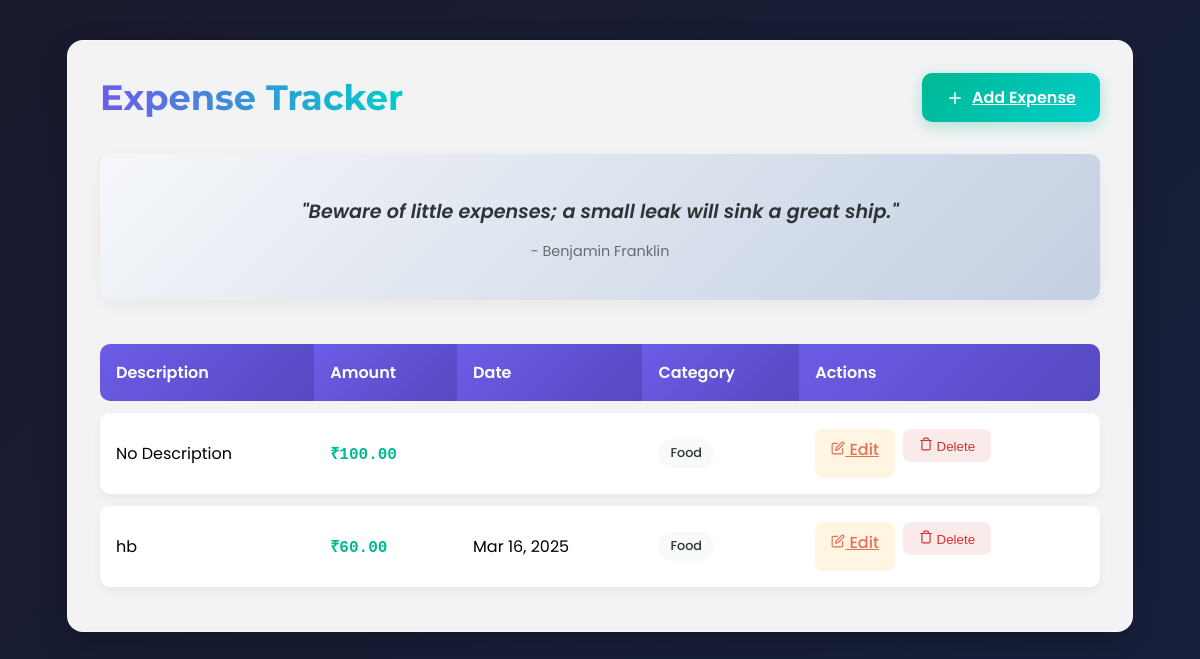
Page /expenses/list/ on the earlier database version.
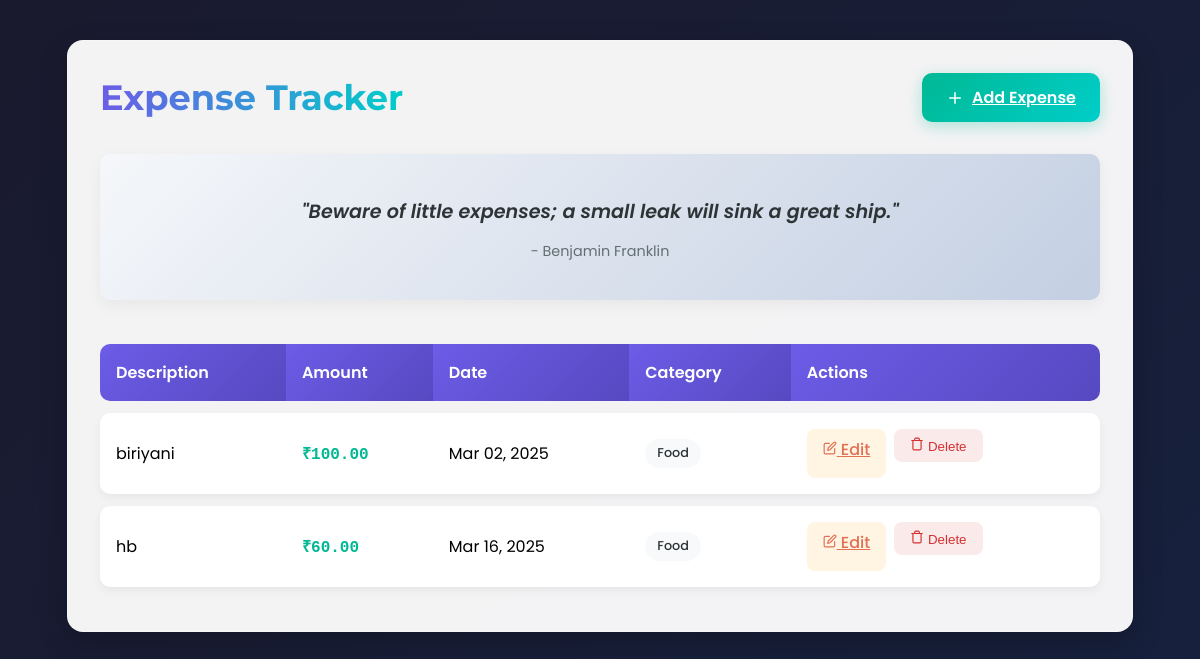
Same page on the later database version.
### expenses/models.py (models this page shows, shortened)
class Expense(models.Model):
    CATEGORY_CHOICES = [
        ('Food', 'Food'),
        ('Transport', 'Transport'),
        ('Shopping', 'Shopping'),
        ('Rent', 'Rent'),
        ('Other', 'Other'),
    ]
    user = models.ForeignKey(settings.AUTH_USER_MODEL, on_delete=models.CASCADE, null=True, blank=True)  # Added field
    amount = models.DecimalField(max_digits=10, decimal_places=2)
    category = models.CharField(max_length=50, choices=CATEGORY_CHOICES)
    date = models.DateField(default=timezone.now)
    description = models.TextField(blank=True, null=True)

### expenses/views.py (the view)
# urls.py: path("list/", ExpenseListView.as_view(), name="list"),
class ExpenseListView(ListView):
    model = Expense
    template_name = 'expenses/list.html'
    context_object_name = 'expenses'

### expenses/templates/expenses/list.html (shortened to what this page needs)
{% block content %}
<div class="expense-container">
    <div class="header-section">
        <h1 class="page-title">Expense Tracker</h1>
        <a href="{% url 'add_expense' %}" class="add-btn">
            <svg xmlns="http://www.w3.org/2000/svg" width="18" height="18" viewBox="0 0 24 24" fill="none" stroke="currentColor" stroke-width="2" stroke-linecap="round" stroke-linejoin="round">
                <line x1="12" y1="5" x2="12" y2="19"></line>
                <line x1="5" y1="12" x2="19" y2="12"></line>
            </svg>
            Add Expense
        </a>
    </div>
    <div class="motivation-card">
        <p class="motivation-quote">"Beware of little expenses; a small leak will sink a great ship."</p>
        <p class="motivation-author">- Benjamin Franklin</p>
    </div>
    {% if expenses %}
        <div class="table-responsive">
            <table class="expense-table">
                <thead>
                    <tr>
                        <th>Description</th>
                        <th>Amount</th>
                        <th>Date</th>
                        <th>Category</th>
                        <th>Actions</th>
                    </tr>
                </thead>
                <tbody>
                    {% for expense in expenses %}
                    <tr style="--row-index: {{ forloop.counter }};">
                        <td>{{ expense.description|default:"No Description" }}</td>
                        <td class="amount-cell">₹{{ expense.amount }}</td>
                        <td>{{ expense.date|date:"M d, Y" }}</td>
                        <td><span class="category-badge">{{ expense.category }}</span></td>
                        <td>
                            <div class="action-btns">
                                <a href="{% url 'expenses:expense_update' expense.pk %}" class="edit-btn">
                                    Edit
                                </a>
                                <form action="{% url 'expenses:expense_delete' expense.pk %}" method="post" style="display:inline;">
                                    <button type="submit" class="delete-btn">
                                        Delete
                                    </button>
                                </form>
                            </div>
                        </td>
                    </tr>
                    {% endfor %}
                </tbody>
            </table>
        </div>
    {% endif %}
</div>
{% endblock %}

Differences in the rows shown:
changed Expense: description "No Description" → "biriyani"; date (not shown) → "Mar 02, 2025"
